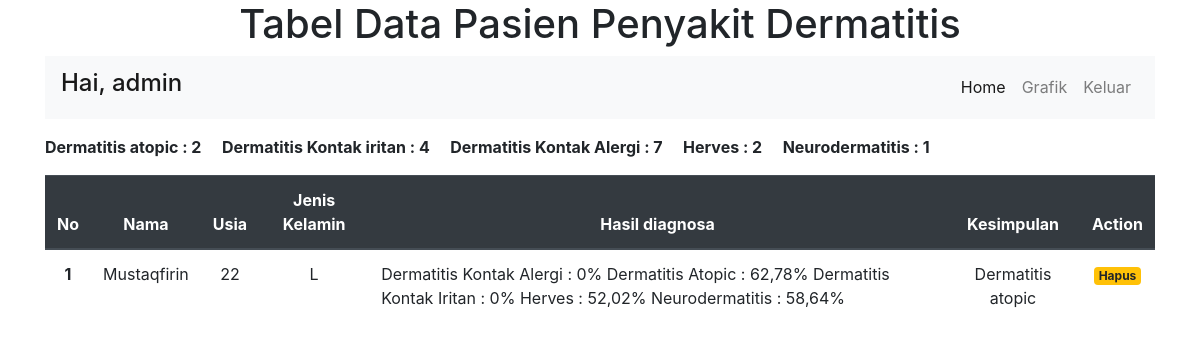
/admin/detail.php?id=87 (signed in), run on the app's committed database.
### tables this page shows
CREATE TABLE `riwayat` (
  `id` int(10) NOT NULL,
  `nama` varchar(50) NOT NULL,
  `usia` varchar(10) NOT NULL,
  `jenkel` varchar(10) NOT NULL,
  `hasil` varchar(255) NOT NULL,
  `kesimpulan` varchar(100) NOT NULL
);

### admin/detail.php (the view, shortened to what this page needs)
<!doctype html>
<html lang="en">
  <head>
    <link rel="stylesheet" href="https://cdn.jsdelivr.net/npm/bootstrap@4.6.0/dist/css/bootstrap.min.css">
  </head>
  <body>
  	<div class="container">
	<?php
	include '../koneksi.php';
	$id = $_GET['id'];
	$data = mysqli_query($sql,"SELECT * FROM riwayat WHERE id = '$id' ");
	 ?>
	 <h1 class="text-center">Tabel Data Pasien Penyakit Dermatitis</h1>
	 <nav class="navbar navbar-expand-lg navbar-light bg-light">
		  <a class="navbar-brand" href="index.php"><h4>Hai, <?= $_SESSION['username']?></h4></a>
		  <div class="collapse navbar-collapse" id="navbarNav">
		    <ul class="navbar-nav ml-auto">
		      <li class="nav-item active">
		        <a class="nav-link" href="index.php">Home <span class="sr-only">(current)</span></a>
		      </li>
		      <li class="nav-item ">
		        <a class="nav-link" href="grafik.php">Grafik</a>
		      </li>
		      <li class="nav-item">
		        <a href="../login/act_logout.php" class="nav-link " onclick="return confirm('Apakah anda ingin keluar?')">Keluar</a>
		      </li>
		    </ul>
		  </div>
		</nav>
	<?php
		$jumlah_atopic = mysqli_query($sql,"SELECT * FROM riwayat WHERE kesimpulan='Dermatitis atopic'");
		$jumlah_iritan = mysqli_query($sql,"SELECT * FROM riwayat WHERE kesimpulan='Dermatitis kontak iritan'");
		$jumlah_alergi = mysqli_query($sql,"SELECT * FROM riwayat WHERE kesimpulan='Dermatitis kontak alergi'");
		$jumlah_Herves = mysqli_query($sql,"SELECT * FROM riwayat WHERE kesimpulan='Herves'");
		$jumlah_neuro = mysqli_query($sql,"SELECT * FROM riwayat WHERE kesimpulan='Neurodermatitis'");
	 ?>
	<div class="label mt-3">
		<b>Dermatitis atopic : <?php echo mysqli_num_rows($jumlah_atopic); ?></b>
		<b class="ml-3">Dermatitis Kontak iritan : <?php echo mysqli_num_rows($jumlah_iritan); ?></b>
		<b class="ml-3">Dermatitis Kontak Alergi : <?php echo mysqli_num_rows($jumlah_alergi); ?></b>
		<b class="ml-3">Herves : <?php echo mysqli_num_rows($jumlah_Herves); ?></b>
		<b class="ml-3">Neurodermatitis : <?php echo mysqli_num_rows($jumlah_neuro); ?></b>
	</div>
	 <table class="table mt-3">
	 	<thead class="thead-dark text-center">
	 		<tr>
		 		<th scope="col">No</th>
		 		<th scope="col">Nama</th>
		 		<th scope="col">Usia</th>
		 		<th scope="col">Jenis Kelamin</th>
		 		<th scope="col">Hasil diagnosa</th>
		 		<th scope="col">Kesimpulan</th>
		 		<th scope="col">Action</th>
		 	</tr>
	 	</thead>
		<?php $no = 1; foreach($data as $d) :?>
		<tbody class="">
	 	<tr >
	 		<td class="text-center" scope="row"><b><?= $no++  ?></b></td>
	 		<td class="text-center" scope="row" class="text-justify"><?= $d['nama']?></td>
	 		<td class="text-center" scope="row"><?= $d['usia']?></td>
	 		<td class="text-center" scope="row"><?= $d['jenkel']?></td>
	 		<td class="" scope="row"><?= $d['hasil']?></td>
	 		<td class="text-center" scope="row" class="text-justify"><?= $d['kesimpulan']?></td>
	 		<td class="text-center">
	 			<a href="delete.php?id=<?php echo $d['id']?>" class="badge badge-warning" onclick="return confirm('Apakah anda ingin menghapus data?')" >Hapus</a>
	 		</td>
	 	</tr>
	 	</tbody>
		<?php endforeach ?>
	 </table>
</body>
</html>

### data on the page
riwayat: nama "Mustaqfirin", usia "22", jenkel "L", hasil "Dermatitis Kontak Alergi : 0% Dermatitis Atopic : 62,78% Dermatitis Kontak Iritan : 0% Herves : 52,02% Neurodermatitis : 58,64%", kesimpulan "Dermatitis atopic"

### other printed values
$_SESSION['username'] "admin"
mysqli_num_rows($jumlah_atopic) "2"
mysqli_num_rows($jumlah_iritan) "4"
mysqli_num_rows($jumlah_alergi) "7"
mysqli_num_rows($jumlah_Herves) "2"
mysqli_num_rows($jumlah_neuro) "1"
